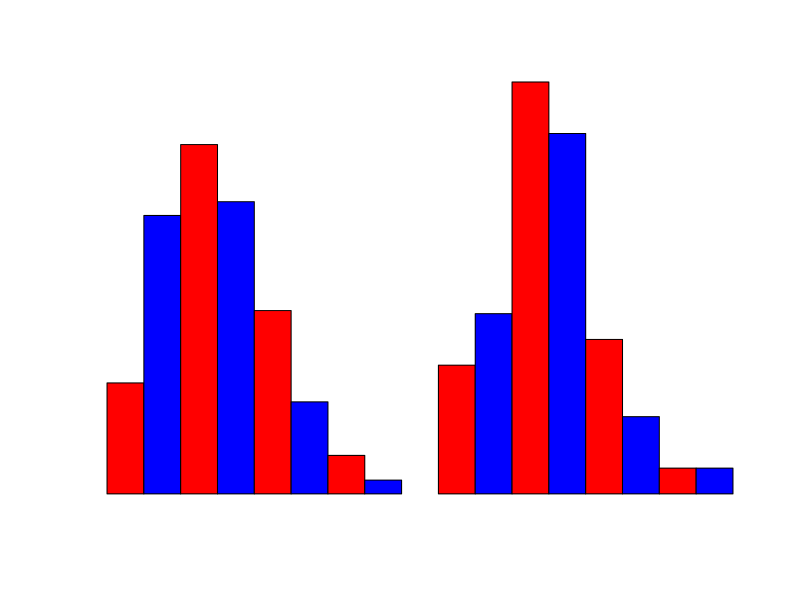

Generate this figure with R: (Note: this script raises an error after producing the figure.)
# Dane
liczba_goli = c(0, 1, 2, 3, 4, 5, 6, 7)
liczba_meczy = c(5, 7, 16, 14, 6, 3, 1, 1)

# Estymacja parametrów rozkładu Poissona
srednia_goli = sum(liczba_goli * liczba_meczy) / sum(liczba_meczy)

# Teoretyczny rozkład Poissona
teoretyczne_prawdopodobienstwa = dpois(liczba_goli, lambda = srednia_goli)

# Konwersja liczb goli na wektor znaków
liczba_goli_str = as.character(liczba_goli)

# Wykres porównawczy
barplot(cbind(teoretyczne_prawdopodobienstwa * sum(liczba_meczy), liczba_meczy),
        beside = TRUE,
        names.arg = liczba_goli_str,
        col = c("red", "blue"),
        legend.text = c("Teoretyczne", "Empiryczne"),
        main = "Porównanie rozkładu empirycznego z teoretycznym",
        xlab = "Liczba goli w meczu",
        ylab = "Liczba meczy")